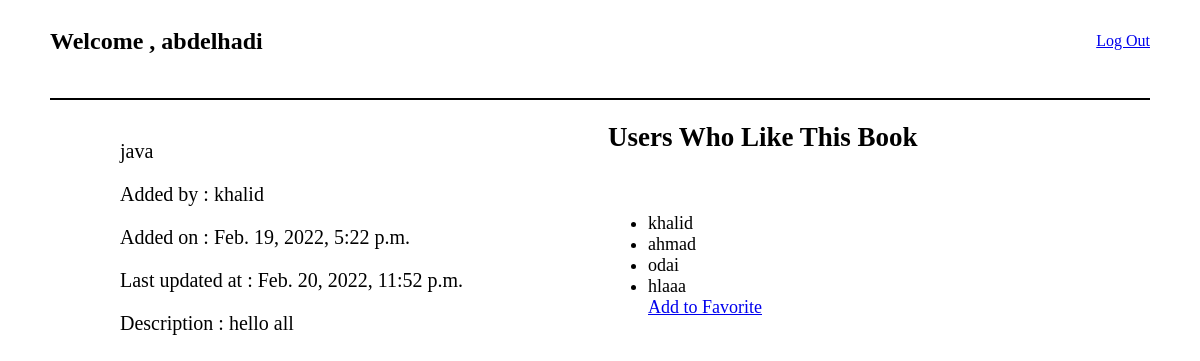
Screenshot of /book_details/1 (signed in) with the database file from the repository.
### login_updated_app/models.py (models this page shows)
class User(models.Model):
    first_name=models.CharField(max_length=255)
    last_name=models.CharField(max_length=255)
    email=models.CharField(max_length=255)
    password=models.CharField(max_length=255)
    created_at = models.DateTimeField(auto_now_add=True)
    updated_at = models.DateTimeField(auto_now=True)
    objects = UserManager()

class Book(models.Model):
    title=models.CharField(max_length=255)
    desc=models.TextField()
    uploaded_by = models.ForeignKey(User , related_name="books_uploaded", on_delete = models.CASCADE)
    users_who_like = models.ManyToManyField(User , related_name="liked_books")
    created_at = models.DateTimeField(auto_now_add=True)
    updated_at = models.DateTimeField(auto_now=True)

### favorite_book_app/views.py (the view)
# urls.py: path('book_details/<book_id>' , views.book_details),
def book_details(request,book_id):
    this_book = Book.objects.get(id = book_id)
    print(this_book.id)
    this_user = User.objects.get(id=request.session['user_id'])
    user_name = this_user.first_name
    cont={
        'this_book' : this_book,
        'this_user' : this_user,
        'user_name' : user_name
    }
    return render(request , 'Book_details.html' , cont)

### favorite_book_app/templates/Book_details.html (shortened to what this page needs)
<!DOCTYPE html>
<html lang="en">
<head>
</head>
<body>
    <nav>
        <div><h1>Welcome , {{this_user.first_name}}</h1></div>
        <div class="link"><a href="/">Log Out</a></div>
    </nav>
    <div class="all">
        <div class="details">
            <p>{{this_book.title}}</p>
            <p> Added by : {{this_book.uploaded_by.first_name}}</p>
            <p>Added on : {{this_book.created_at}}</p>
            <p>Last updated at : {{this_book.updated_at}}</p>
            <p>Description : {{this_book.desc}}</p>
        </div>
        <aside>
            <h1>Users Who Like This Book </h1>
            <div class="favoriteUsers">
                <div>
                    <ul>
                        {% for user in this_book.users_who_like.all %}
                            <li>{{user.first_name}}</li>
                        {% endfor %}
                        {% if this_user in this_book.users_who_like.all %}
                            <a href="/unfavorite/{{this_book.id}}">Un-Favorite</a>
                        {% else %}
                            <a href="/add/{{this_book.id}}">Add to Favorite</a>
                        {% endif %}
                    </ul>
                </div>
            </div>
        </aside>
    </div>
</body>
</html>

### favorite_book_app/templates/Book_details.html (style rules this page uses)
nav { width: 1100px; border-bottom: black solid 2px; display: flex; justify-content: space-between; margin: 0 auto; }
.link { width: 100px; height: 65px; display: flex; justify-content: end; align-items: center; }
h1 { width: 500px; height: 50px; }
.all { display: flex; justify-content: space-between ; width: 1100px; }
.favoriteUsers { display: flex; justify-content: space-between; width: 300px; }
.details { font-family: cursive; font-size: 20px; height: 474px; width: 495px; margin: 20px 0px 0px 112px; }
aside { font-family: cursive; margin-left: 80px; font-size: 18px; }

### rows the page displays
User: first_name "abdelhadi"
Book: title "java", uploaded_by.first_name "khalid", created_at "Feb. 19, 2022, 5:22 p.m.", updated_at "Feb. 20, 2022, 11:52 p.m.", desc "hello all"
User: first_name "khalid"
User: first_name "ahmad"
User: first_name "odai"
User: first_name "hlaaa"
